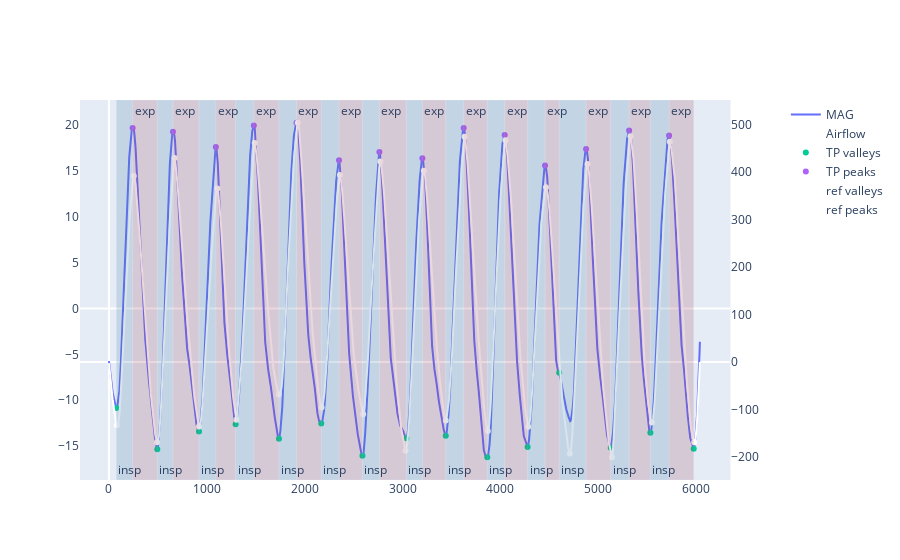

Source (notebook cell):
### Code cell
import plotly.graph_objects as go
from plotly.subplots import make_subplots
import numpy as np

from constants import CATEGORICAL_PALETTE
sampling_freq=100

id = "1BST"
activity = "STNB"

fig = make_subplots(specs=[[{"secondary_y": True}]])

fig.add_trace(go.Scatter(y=data[id][activity]['mag'], 
                         name="MAG"))
fig.add_trace(go.Scatter(y=data[id][activity]['airflow'], 
                         name="Airflow", line={"color":"white"}), secondary_y=True)
fig.add_trace(go.Scatter(x=overview[id][activity]["MAG"]["TP_i"], y=data[id][activity]['mag'][overview[id][activity]["MAG"]["TP_i"]],
                    mode="markers",
                    name="TP valleys"))
fig.add_trace(go.Scatter(x=overview[id][activity]["MAG"]["TP_e"], y=data[id][activity]['mag'][overview[id][activity]["MAG"]["TP_e"]],
                    mode="markers",
                    name="TP peaks"))
fig.add_trace(go.Scatter(x=overview[id][activity]["Airflow"]["valleys"], y=data[id][activity]['airflow'][overview[id][activity]["Airflow"]["valleys"]],
                    mode="markers",
                    name="ref valleys", marker={"color":"white"}), secondary_y=True)
fig.add_trace(go.Scatter(x=overview[id][activity]["Airflow"]["peaks"], y=data[id][activity]['airflow'][overview[id][activity]["Airflow"]["peaks"]],
                    mode="markers",
                    name="ref peaks", marker={"color":"white"}), secondary_y=True)

TP_peaks_tuple = [(event, True) for event in overview[id][activity]["MAG"]["TP_e"]]
TP_valleys_tuple = [(event, True) for event in overview[id][activity]["MAG"]["TP_i"]]
FN_peaks_tuple = [(event, False) for event in overview[id][activity]["MAG"]["FN_e"]]
FN_valleys_tuple = [(event, False) for event in overview[id][activity]["MAG"]["FN_i"]]

extrema = sorted(TP_peaks_tuple + TP_valleys_tuple + FN_peaks_tuple + FN_valleys_tuple)

first_is_peak = extrema[0][0] in overview[id][activity]["MAG"]["TP_e"] or extrema[0][0] in overview[id][activity]["MAG"]["FN_e"]

if first_is_peak:
    extrema_pairs = np.array([[tup1[0], tup2[0], all((tup1[1], tup2[1]))] for tup1, tup2 in zip(
        extrema[::2], extrema[1::2])])
    extrema_pairs = extrema_pairs[extrema_pairs[:,2] != 0]
    
    for i, ind in enumerate(extrema_pairs):  
        try:
            exp_duration = overview[id][activity]["MAG"]["tE (s)"][i]*sampling_freq
            fig.add_vrect(x0=ind[0], x1=ind[0]+exp_duration, fillcolor=CATEGORICAL_PALETTE[1], opacity=0.2, line_width=0.2, line_color='white', annotation_text="exp", annotation_position="top left",)
        except Exception as e:
            print(e)
     
    extrema_pairs = np.array([[tup1[0], tup2[0], all((tup1[1], tup2[1]))] for tup1, tup2 in zip(
        extrema[1::2], extrema[2::2])])
    extrema_pairs = extrema_pairs[extrema_pairs[:,2] != 0]

    for i, ind in enumerate(extrema_pairs):
        try:
            insp_duration = overview[id][activity]["MAG"]["tI (s)"][i]*sampling_freq
            fig.add_vrect(x0=ind[0], x1=ind[0]+insp_duration, fillcolor=CATEGORICAL_PALETTE[0], opacity=0.2, line_width=0.2, line_color='white', annotation_text="insp", annotation_position="bottom left",)
        except Exception as e:
            print(e)

else:
    extrema_pairs = np.array([[tup1[0], tup2[0], all((tup1[1], tup2[1]))] for tup1, tup2 in zip(
        extrema[1::2], extrema[2::2])])

    for i, ind in enumerate(extrema_pairs):  
        try:
            exp_duration = overview[id][activity]["MAG"]["tE (s)"][i]*sampling_freq
            fig.add_vrect(x0=ind[0], x1=ind[0]+exp_duration, fillcolor=CATEGORICAL_PALETTE[1], opacity=0.2, line_width=0.2, line_color='white', annotation_text="exp", annotation_position="top left",)
        except Exception as e:
            print(e)

    extrema_pairs = np.array([[tup1[0], tup2[0], all((tup1[1], tup2[1]))] for tup1, tup2 in zip(
        extrema[::2], extrema[1::2])])
    extrema_pairs = extrema_pairs[extrema_pairs[:,2] != 0]

    for i, ind in enumerate(extrema_pairs):
        try:
            insp_duration = overview[id][activity]["MAG"]["tI (s)"][i]*sampling_freq
            fig.add_vrect(x0=ind[0], x1=ind[0]+insp_duration, fillcolor=CATEGORICAL_PALETTE[0], opacity=0.2, line_width=0.2, line_color='white', annotation_text="insp", annotation_position="bottom left",)
        except Exception as e:
            print(e)
            
fig.update_xaxes(showgrid=False)
fig.update_yaxes(showgrid=False)
fig.show()

### Figure 1 — Plotly figure (JSON) as saved in the notebook; plotly's stock layout.template omitted (floating-point values rounded to 4 significant figures; data arrays with more than 128 entries replaced by an {"elided": "..."} marker saying what was removed)
{"data": [{"name": "MAG", "type": "scatter", "y": {"elided": "6038 float values"}}, {"line": {"color": "white"}, "name": "Airflow", "type": "scatter", "xaxis": "x", "y": {"elided": "6038 float values"}, "yaxis": "y2"}, {"mode": "markers", "name": "TP valleys", "type": "scatter", "x": [75, 494, 920, 1294, 1737, 2169, 2590, 3038, 3441, 3865, 4277, 4600, 5126, 5531, 5974], "y": [-10.84, -15.34, -13.4, -12.61, -14.18, -12.54, -16.05, -14.13, -13.87, -16.21, -15.1, -6.998, -15.17, -13.55, -15.29]}, {"mode": "markers", "name": "TP peaks", "type": "scatter", "x": [242, 654, 1092, 1480, 1916, 2350, 2763, 3202, 3624, 4043, 4455, 4874, 5314, 5722], "y": [19.71, 19.28, 17.63, 19.97, 20.27, 16.18, 17.08, 16.4, 19.68, 18.92, 15.61, 17.39, 19.43, 18.86]}, {"marker": {"color": "white"}, "mode": "markers", "name": "ref valleys", "type": "scatter", "x": [81, 492, 920, 1302, 1735, 2172, 2597, 3030, 3441, 3870, 4283, 4709, 5139, 5548, 5979], "xaxis": "x", "y": [-133.4, -169.3, -136.2, -121.9, -68.73, -96.05, -110.3, -187.1, -123.2, -145.7, -136.7, -193.0, -201.0, -127.9, -169.5], "yaxis": "y2"}, {"marker": {"color": "white"}, "mode": "markers", "name": "ref peaks", "type": "scatter", "x": [254, 671, 1108, 1489, 1929, 2359, 2772, 3217, 3633, 4050, 4465, 4889, 5328, 5730], "xaxis": "x", "y": [391.9, 430.3, 365.8, 461.6, 504.5, 394.2, 422.8, 403.1, 474.8, 467.5, 368.3, 417.8, 475.9, 464.3], "yaxis": "y2"}], "layout": {"annotations": [{"showarrow": false, "text": "exp", "x": 242, "xanchor": "left", "xref": "x", "y": 1, "yanchor": "top", "yref": "y domain"}, {"showarrow": false, "text": "exp", "x": 654, "xanchor": "left", "xref": "x", "y": 1, "yanchor": "top", "yref": "y domain"}, {"showarrow": false, "text": "exp", "x": 1092, "xanchor": "left", "xref": "x", "y": 1, "yanchor": "top", "yref": "y domain"}, {"showarrow": false, "text": "exp", "x": 1480, "xanchor": "left", "xref": "x", "y": 1, "yanchor": "top", "yref": "y domain"}, {"showarrow": false, "text": "exp", "x": 1916, "xanchor": "left", "xref": "x", "y": 1, "yanchor": "top", "yref": "y domain"}, {"showarrow": false, "text": "exp", "x": 2350, "xanchor": "left", "xref": "x", "y": 1, "yanchor": "top", "yref": "y domain"}, {"showarrow": false, "text": "exp", "x": 2763, "xanchor": "left", "xref": "x", "y": 1, "yanchor": "top", "yref": "y domain"}, {"showarrow": false, "text": "exp", "x": 3202, "xanchor": "left", "xref": "x", "y": 1, "yanchor": "top", "yref": "y domain"}, {"showarrow": false, "text": "exp", "x": 3624, "xanchor": "left", "xref": "x", "y": 1, "yanchor": "top", "yref": "y domain"}, {"showarrow": false, "text": "exp", "x": 4043, "xanchor": "left", "xref": "x", "y": 1, "yanchor": "top", "yref": "y domain"}, {"showarrow": false, "text": "exp", "x": 4455, "xanchor": "left", "xref": "x", "y": 1, "yanchor": "top", "yref": "y domain"}, {"showarrow": false, "text": "exp", "x": 4874, "xanchor": "left", "xref": "x", "y": 1, "yanchor": "top", "yref": "y domain"}, {"showarrow": false, "text": "exp", "x": 5314, "xanchor": "left", "xref": "x", "y": 1, "yanchor": "top", "yref": "y domain"}, {"showarrow": false, "text": "exp", "x": 5722, "xanchor": "left", "xref": "x", "y": 1, "yanchor": "top", "yref": "y domain"}, {"showarrow": false, "text": "insp", "x": 75, "xanchor": "left", "xref": "x", "y": 0, "yanchor": "bottom", "yref": "y domain"}, {"showarrow": false, "text": "insp", "x": 494, "xanchor": "left", "xref": "x", "y": 0, "yanchor": "bottom", "yref": "y domain"}, {"showarrow": false, "text": "insp", "x": 920, "xanchor": "left", "xref": "x", "y": 0, "yanchor": "bottom", "yref": "y domain"}, {"showarrow": false, "text": "insp", "x": 1294, "xanchor": "left", "xref": "x", "y": 0, "yanchor": "bottom", "yref": "y domain"}, {"showarrow": false, "text": "insp", "x": 1737, "xanchor": "left", "xref": "x", "y": 0, "yanchor": "bottom", "yref": "y domain"}, {"showarrow": false, "text": "insp", "x": 2169, "xanchor": "left", "xref": "x", "y": 0, "yanchor": "bottom", "yref": "y domain"}, {"showarrow": false, "text": "insp", "x": 2590, "xanchor": "left", "xref": "x", "y": 0, "yanchor": "bottom", "yref": "y domain"}, {"showarrow": false, "text": "insp", "x": 3038, "xanchor": "left", "xref": "x", "y": 0, "yanchor": "bottom", "yref": "y domain"}, {"showarrow": false, "text": "insp", "x": 3441, "xanchor": "left", "xref": "x", "y": 0, "yanchor": "bottom", "yref": "y domain"}, {"showarrow": false, "text": "insp", "x": 3865, "xanchor": "left", "xref": "x", "y": 0, "yanchor": "bottom", "yref": "y domain"}, {"showarrow": false, "text": "insp", "x": 4277, "xanchor": "left", "xref": "x", "y": 0, "yanchor": "bottom", "yref": "y domain"}, {"showarrow": false, "text": "insp", "x": 4600, "xanchor": "left", "xref": "x", "y": 0, "yanchor": "bottom", "yref": "y domain"}, {"showarrow": false, "text": "insp", "x": 5126, "xanchor": "left", "xref": "x", "y": 0, "yanchor": "bottom", "yref": "y domain"}, {"showarrow": false, "text": "insp", "x": 5531, "xanchor": "left", "xref": "x", "y": 0, "yanchor": "bottom", "yref": "y domain"}], "shapes": [{"fillcolor": "#A0415D", "line": {"color": "white", "width": 0.2}, "opacity": 0.2, "type": "rect", "x0": 242, "x1": 494, "xref": "x", "y0": 0, "y1": 1, "yref": "y domain"}, {"fillcolor": "#A0415D", "line": {"color": "white", "width": 0.2}, "opacity": 0.2, "type": "rect", "x0": 654, "x1": 920, "xref": "x", "y0": 0, "y1": 1, "yref": "y domain"}, {"fillcolor": "#A0415D", "line": {"color": "white", "width": 0.2}, "opacity": 0.2, "type": "rect", "x0": 1092, "x1": 1294, "xref": "x", "y0": 0, "y1": 1, "yref": "y domain"}, {"fillcolor": "#A0415D", "line": {"color": "white", "width": 0.2}, "opacity": 0.2, "type": "rect", "x0": 1480, "x1": 1737, "xref": "x", "y0": 0, "y1": 1, "yref": "y domain"}, {"fillcolor": "#A0415D", "line": {"color": "white", "width": 0.2}, "opacity": 0.2, "type": "rect", "x0": 1916, "x1": 2169, "xref": "x", "y0": 0, "y1": 1, "yref": "y domain"}, {"fillcolor": "#A0415D", "line": {"color": "white", "width": 0.2}, "opacity": 0.2, "type": "rect", "x0": 2350, "x1": 2590, "xref": "x", "y0": 0, "y1": 1, "yref": "y domain"}, {"fillcolor": "#A0415D", "line": {"color": "white", "width": 0.2}, "opacity": 0.2, "type": "rect", "x0": 2763, "x1": 3038, "xref": "x", "y0": 0, "y1": 1, "yref": "y domain"}, {"fillcolor": "#A0415D", "line": {"color": "white", "width": 0.2}, "opacity": 0.2, "type": "rect", "x0": 3202, "x1": 3441, "xref": "x", "y0": 0, "y1": 1, "yref": "y domain"}, {"fillcolor": "#A0415D", "line": {"color": "white", "width": 0.2}, "opacity": 0.2, "type": "rect", "x0": 3624, "x1": 3865, "xref": "x", "y0": 0, "y1": 1, "yref": "y domain"}, {"fillcolor": "#A0415D", "line": {"color": "white", "width": 0.2}, "opacity": 0.2, "type": "rect", "x0": 4043, "x1": 4277, "xref": "x", "y0": 0, "y1": 1, "yref": "y domain"}, {"fillcolor": "#A0415D", "line": {"color": "white", "width": 0.2}, "opacity": 0.2, "type": "rect", "x0": 4455, "x1": 4600, "xref": "x", "y0": 0, "y1": 1, "yref": "y domain"}, {"fillcolor": "#A0415D", "line": {"color": "white", "width": 0.2}, "opacity": 0.2, "type": "rect", "x0": 4874, "x1": 5126, "xref": "x", "y0": 0, "y1": 1, "yref": "y domain"}, {"fillcolor": "#A0415D", "line": {"color": "white", "width": 0.2}, "opacity": 0.2, "type": "rect", "x0": 5314, "x1": 5531, "xref": "x", "y0": 0, "y1": 1, "yref": "y domain"}, {"fillcolor": "#A0415D", "line": {"color": "white", "width": 0.2}, "opacity": 0.2, "type": "rect", "x0": 5722, "x1": 5974, "xref": "x", "y0": 0, "y1": 1, "yref": "y domain"}, {"fillcolor": "#4179A0", "line": {"color": "white", "width": 0.2}, "opacity": 0.2, "type": "rect", "x0": 75, "x1": 242, "xref": "x", "y0": 0, "y1": 1, "yref": "y domain"}, {"fillcolor": "#4179A0", "line": {"color": "white", "width": 0.2}, "opacity": 0.2, "type": "rect", "x0": 494, "x1": 654, "xref": "x", "y0": 0, "y1": 1, "yref": "y domain"}, {"fillcolor": "#4179A0", "line": {"color": "white", "width": 0.2}, "opacity": 0.2, "type": "rect", "x0": 920, "x1": 1092, "xref": "x", "y0": 0, "y1": 1, "yref": "y domain"}, {"fillcolor": "#4179A0", "line": {"color": "white", "width": 0.2}, "opacity": 0.2, "type": "rect", "x0": 1294, "x1": 1480, "xref": "x", "y0": 0, "y1": 1, "yref": "y domain"}, {"fillcolor": "#4179A0", "line": {"color": "white", "width": 0.2}, "opacity": 0.2, "type": "rect", "x0": 1737, "x1": 1916, "xref": "x", "y0": 0, "y1": 1, "yref": "y domain"}, {"fillcolor": "#4179A0", "line": {"color": "white", "width": 0.2}, "opacity": 0.2, "type": "rect", "x0": 2169, "x1": 2350, "xref": "x", "y0": 0, "y1": 1, "yref": "y domain"}, {"fillcolor": "#4179A0", "line": {"color": "white", "width": 0.2}, "opacity": 0.2, "type": "rect", "x0": 2590, "x1": 2763, "xref": "x", "y0": 0, "y1": 1, "yref": "y domain"}, {"fillcolor": "#4179A0", "line": {"color": "white", "width": 0.2}, "opacity": 0.2, "type": "rect", "x0": 3038, "x1": 3202, "xref": "x", "y0": 0, "y1": 1, "yref": "y domain"}, {"fillcolor": "#4179A0", "line": {"color": "white", "width": 0.2}, "opacity": 0.2, "type": "rect", "x0": 3441, "x1": 3624, "xref": "x", "y0": 0, "y1": 1, "yref": "y domain"}, {"fillcolor": "#4179A0", "line": {"color": "white", "width": 0.2}, "opacity": 0.2, "type": "rect", "x0": 3865, "x1": 4043, "xref": "x", "y0": 0, "y1": 1, "yref": "y domain"}, {"fillcolor": "#4179A0", "line": {"color": "white", "width": 0.2}, "opacity": 0.2, "type": "rect", "x0": 4277, "x1": 4455, "xref": "x", "y0": 0, "y1": 1, "yref": "y domain"}, {"fillcolor": "#4179A0", "line": {"color": "white", "width": 0.2}, "opacity": 0.2, "type": "rect", "x0": 4600, "x1": 4874, "xref": "x", "y0": 0, "y1": 1, "yref": "y domain"}, {"fillcolor": "#4179A0", "line": {"color": "white", "width": 0.2}, "opacity": 0.2, "type": "rect", "x0": 5126, "x1": 5314, "xref": "x", "y0": 0, "y1": 1, "yref": "y domain"}, {"fillcolor": "#4179A0", "line": {"color": "white", "width": 0.2}, "opacity": 0.2, "type": "rect", "x0": 5531, "x1": 5722, "xref": "x", "y0": 0, "y1": 1, "yref": "y domain"}], "xaxis": {"anchor": "y", "domain": [0, 0.94], "showgrid": false}, "yaxis": {"anchor": "x", "domain": [0, 1], "showgrid": false}, "yaxis2": {"anchor": "x", "overlaying": "y", "showgrid": false, "side": "right"}}}
